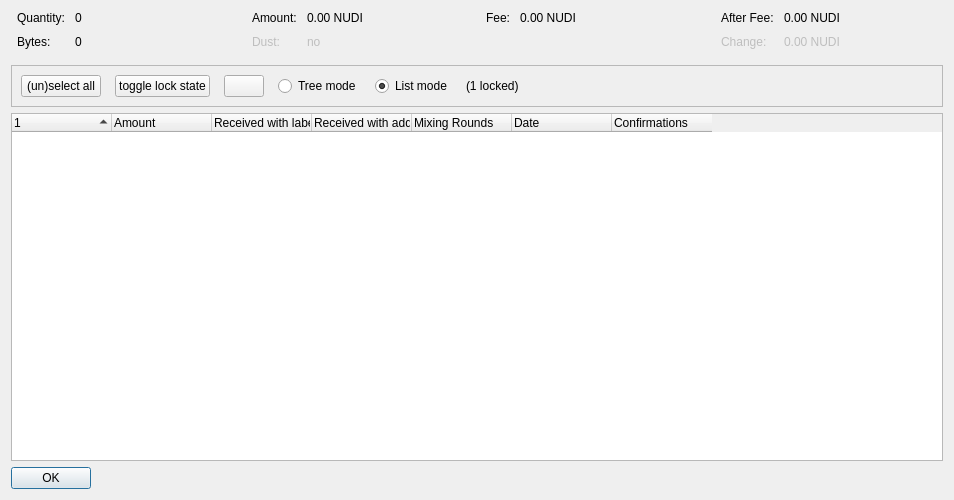
<?xml version="1.0" encoding="UTF-8"?>
<ui version="4.0">
 <class>CoinControlDialog</class>
 <widget class="QDialog" name="CoinControlDialog">
  <property name="geometry">
   <rect>
    <x>0</x>
    <y>0</y>
    <width>954</width>
    <height>500</height>
   </rect>
  </property>
  <property name="windowTitle">
   <string>Coin Selection</string>
  </property>
  <layout class="QVBoxLayout" name="verticalLayout">
   <item>
    <layout class="QHBoxLayout" name="horizontalLayoutTop" stretch="0,0,0,0">
     <property name="topMargin">
      <number>0</number>
     </property>
     <property name="bottomMargin">
      <number>10</number>
     </property>
     <item>
      <layout class="QFormLayout" name="formLayoutCoinControl1">
       <property name="horizontalSpacing">
        <number>10</number>
       </property>
       <property name="verticalSpacing">
        <number>10</number>
       </property>
       <property name="leftMargin">
        <number>6</number>
       </property>
       <property name="rightMargin">
        <number>6</number>
       </property>
       <item row="0" column="0">
        <widget class="QLabel" name="labelCoinControlQuantityText">
         <property name="text">
          <string>Quantity:</string>
         </property>
        </widget>
       </item>
       <item row="0" column="1">
        <widget class="QLabel" name="labelCoinControlQuantity">
         <property name="cursor">
          <cursorShape>IBeamCursor</cursorShape>
         </property>
         <property name="contextMenuPolicy">
          <enum>Qt::ActionsContextMenu</enum>
         </property>
         <property name="text">
          <string notr="true">0</string>
         </property>
         <property name="textInteractionFlags">
          <set>Qt::LinksAccessibleByMouse|Qt::TextSelectableByKeyboard|Qt::TextSelectableByMouse</set>
         </property>
        </widget>
       </item>
       <item row="1" column="0">
        <widget class="QLabel" name="labelCoinControlBytesText">
         <property name="text">
          <string>Bytes:</string>
         </property>
        </widget>
       </item>
       <item row="1" column="1">
        <widget class="QLabel" name="labelCoinControlBytes">
         <property name="cursor">
          <cursorShape>IBeamCursor</cursorShape>
         </property>
         <property name="contextMenuPolicy">
          <enum>Qt::ActionsContextMenu</enum>
         </property>
         <property name="text">
          <string notr="true">0</string>
         </property>
         <property name="textInteractionFlags">
          <set>Qt::LinksAccessibleByMouse|Qt::TextSelectableByKeyboard|Qt::TextSelectableByMouse</set>
         </property>
        </widget>
       </item>
      </layout>
     </item>
     <item>
      <layout class="QFormLayout" name="formLayoutCoinControl2">
       <property name="horizontalSpacing">
        <number>10</number>
       </property>
       <property name="verticalSpacing">
        <number>10</number>
       </property>
       <property name="leftMargin">
        <number>6</number>
       </property>
       <property name="rightMargin">
        <number>6</number>
       </property>
       <item row="0" column="0">
        <widget class="QLabel" name="labelCoinControlAmountText">
         <property name="text">
          <string>Amount:</string>
         </property>
        </widget>
       </item>
       <item row="0" column="1">
        <widget class="QLabel" name="labelCoinControlAmount">
         <property name="cursor">
          <cursorShape>IBeamCursor</cursorShape>
         </property>
         <property name="contextMenuPolicy">
          <enum>Qt::ActionsContextMenu</enum>
         </property>
         <property name="text">
          <string notr="true">0.00 NUDI</string>
         </property>
         <property name="textInteractionFlags">
          <set>Qt::LinksAccessibleByMouse|Qt::TextSelectableByKeyboard|Qt::TextSelectableByMouse</set>
         </property>
        </widget>
       </item>
       <item row="1" column="0">
        <widget class="QLabel" name="labelCoinControlLowOutputText">
         <property name="enabled">
          <bool>false</bool>
         </property>
         <property name="text">
          <string>Dust:</string>
         </property>
        </widget>
       </item>
       <item row="1" column="1">
        <widget class="QLabel" name="labelCoinControlLowOutput">
         <property name="enabled">
          <bool>false</bool>
         </property>
         <property name="cursor">
          <cursorShape>IBeamCursor</cursorShape>
         </property>
         <property name="contextMenuPolicy">
          <enum>Qt::ActionsContextMenu</enum>
         </property>
         <property name="text">
          <string notr="true">no</string>
         </property>
         <property name="textInteractionFlags">
          <set>Qt::LinksAccessibleByMouse|Qt::TextSelectableByKeyboard|Qt::TextSelectableByMouse</set>
         </property>
        </widget>
       </item>
      </layout>
     </item>
     <item>
      <layout class="QFormLayout" name="formLayoutCoinControl3">
       <property name="horizontalSpacing">
        <number>10</number>
       </property>
       <property name="verticalSpacing">
        <number>10</number>
       </property>
       <property name="leftMargin">
        <number>6</number>
       </property>
       <property name="rightMargin">
        <number>6</number>
       </property>
       <item row="0" column="0">
        <widget class="QLabel" name="labelCoinControlFeeText">
         <property name="text">
          <string>Fee:</string>
         </property>
        </widget>
       </item>
       <item row="0" column="1">
        <widget class="QLabel" name="labelCoinControlFee">
         <property name="cursor">
          <cursorShape>IBeamCursor</cursorShape>
         </property>
         <property name="contextMenuPolicy">
          <enum>Qt::ActionsContextMenu</enum>
         </property>
         <property name="text">
          <string notr="true">0.00 NUDI</string>
         </property>
         <property name="textInteractionFlags">
          <set>Qt::LinksAccessibleByMouse|Qt::TextSelectableByKeyboard|Qt::TextSelectableByMouse</set>
         </property>
        </widget>
       </item>
      </layout>
     </item>
     <item>
      <layout class="QFormLayout" name="formLayoutCoinControl4">
       <property name="horizontalSpacing">
        <number>10</number>
       </property>
       <property name="verticalSpacing">
        <number>10</number>
       </property>
       <property name="leftMargin">
        <number>6</number>
       </property>
       <property name="rightMargin">
        <number>6</number>
       </property>
       <item row="0" column="0">
        <widget class="QLabel" name="labelCoinControlAfterFeeText">
         <property name="text">
          <string>After Fee:</string>
         </property>
        </widget>
       </item>
       <item row="0" column="1">
        <widget class="QLabel" name="labelCoinControlAfterFee">
         <property name="cursor">
          <cursorShape>IBeamCursor</cursorShape>
         </property>
         <property name="contextMenuPolicy">
          <enum>Qt::ActionsContextMenu</enum>
         </property>
         <property name="text">
          <string notr="true">0.00 NUDI</string>
         </property>
         <property name="textInteractionFlags">
          <set>Qt::LinksAccessibleByMouse|Qt::TextSelectableByKeyboard|Qt::TextSelectableByMouse</set>
         </property>
        </widget>
       </item>
       <item row="1" column="0">
        <widget class="QLabel" name="labelCoinControlChangeText">
         <property name="enabled">
          <bool>false</bool>
         </property>
         <property name="text">
          <string>Change:</string>
         </property>
        </widget>
       </item>
       <item row="1" column="1">
        <widget class="QLabel" name="labelCoinControlChange">
         <property name="enabled">
          <bool>false</bool>
         </property>
         <property name="cursor">
          <cursorShape>IBeamCursor</cursorShape>
         </property>
         <property name="contextMenuPolicy">
          <enum>Qt::ActionsContextMenu</enum>
         </property>
         <property name="text">
          <string notr="true">0.00 NUDI</string>
         </property>
         <property name="textInteractionFlags">
          <set>Qt::LinksAccessibleByMouse|Qt::TextSelectableByKeyboard|Qt::TextSelectableByMouse</set>
         </property>
        </widget>
       </item>
      </layout>
     </item>
    </layout>
   </item>
   <item>
    <widget class="QFrame" name="frame">
     <property name="minimumSize">
      <size>
       <width>0</width>
       <height>40</height>
      </size>
     </property>
     <property name="frameShape">
      <enum>QFrame::StyledPanel</enum>
     </property>
     <property name="frameShadow">
      <enum>QFrame::Sunken</enum>
     </property>
     <layout class="QHBoxLayout" name="horizontalLayout">
      <item>
       <layout class="QHBoxLayout" name="horizontalLayoutPanel" stretch="0,0,0,0,0,0,0">
        <property name="spacing">
         <number>14</number>
        </property>
        <item>
         <widget class="QPushButton" name="pushButtonSelectAll">
          <property name="sizePolicy">
           <sizepolicy hsizetype="Maximum" vsizetype="Fixed">
            <horstretch>0</horstretch>
            <verstretch>0</verstretch>
           </sizepolicy>
          </property>
          <property name="text">
           <string>(un)select all</string>
          </property>
          <property name="autoDefault">
           <bool>false</bool>
          </property>
         </widget>
        </item>
        <item>
         <widget class="QPushButton" name="pushButtonToggleLock">
          <property name="sizePolicy">
           <sizepolicy hsizetype="Maximum" vsizetype="Fixed">
            <horstretch>0</horstretch>
            <verstretch>0</verstretch>
           </sizepolicy>
          </property>
          <property name="text">
           <string>toggle lock state</string>
          </property>
          <property name="autoDefault">
           <bool>false</bool>
          </property>
         </widget>
        </item>
        <item>
         <widget class="QPushButton" name="hideButton">
          <property name="sizePolicy">
           <sizepolicy hsizetype="Maximum" vsizetype="Fixed">
            <horstretch>0</horstretch>
            <verstretch>0</verstretch>
           </sizepolicy>
          </property>
          <property name="text">
           <string/>
          </property>
          <property name="autoDefault">
           <bool>false</bool>
          </property>
         </widget>
        </item>
        <item>
         <widget class="QRadioButton" name="radioTreeMode">
          <property name="sizePolicy">
           <sizepolicy hsizetype="Maximum" vsizetype="Fixed">
            <horstretch>0</horstretch>
            <verstretch>0</verstretch>
           </sizepolicy>
          </property>
          <property name="text">
           <string>Tree mode</string>
          </property>
         </widget>
        </item>
        <item>
         <widget class="QRadioButton" name="radioListMode">
          <property name="sizePolicy">
           <sizepolicy hsizetype="Maximum" vsizetype="Fixed">
            <horstretch>0</horstretch>
            <verstretch>0</verstretch>
           </sizepolicy>
          </property>
          <property name="text">
           <string>List mode</string>
          </property>
          <property name="checked">
           <bool>true</bool>
          </property>
         </widget>
        </item>
        <item>
         <widget class="QLabel" name="labelLocked">
          <property name="text">
           <string>(1 locked)</string>
          </property>
         </widget>
        </item>
        <item>
         <spacer name="horizontalSpacer">
          <property name="orientation">
           <enum>Qt::Horizontal</enum>
          </property>
          <property name="sizeHint" stdset="0">
           <size>
            <width>40</width>
            <height>20</height>
           </size>
          </property>
         </spacer>
        </item>
       </layout>
      </item>
     </layout>
    </widget>
   </item>
   <item>
    <widget class="CoinControlTreeWidget" name="treeWidget">
     <property name="contextMenuPolicy">
      <enum>Qt::CustomContextMenu</enum>
     </property>
     <property name="sortingEnabled">
      <bool>false</bool>
     </property>
     <property name="columnCount">
      <number>7</number>
     </property>
     <attribute name="headerShowSortIndicator" stdset="0">
      <bool>true</bool>
     </attribute>
     <attribute name="headerStretchLastSection">
      <bool>false</bool>
     </attribute>
     <column>
      <property name="text">
       <string/>
      </property>
     </column>
     <column>
      <property name="text">
       <string>Amount</string>
      </property>
     </column>
     <column>
      <property name="text">
       <string>Received with label</string>
      </property>
     </column>
     <column>
      <property name="text">
       <string>Received with address</string>
      </property>
     </column>
     <column>
      <property name="text">
       <string>Mixing Rounds</string>
      </property>
     </column>
     <column>
      <property name="text">
       <string>Date</string>
      </property>
     </column>
     <column>
      <property name="text">
       <string>Confirmations</string>
      </property>
      <property name="toolTip">
       <string>Confirmed</string>
      </property>
     </column>
    </widget>
   </item>
   <item>
    <widget class="QDialogButtonBox" name="buttonBox">
     <property name="sizePolicy">
      <sizepolicy hsizetype="Maximum" vsizetype="Fixed">
       <horstretch>0</horstretch>
       <verstretch>0</verstretch>
      </sizepolicy>
     </property>
     <property name="orientation">
      <enum>Qt::Horizontal</enum>
     </property>
     <property name="standardButtons">
      <set>QDialogButtonBox::Ok</set>
     </property>
    </widget>
   </item>
  </layout>
 </widget>
 <customwidgets>
  <customwidget>
   <class>CoinControlTreeWidget</class>
   <extends>QTreeWidget</extends>
   <header>qt/coincontroltreewidget.h</header>
  </customwidget>
 </customwidgets>
 <resources/>
 <connections/>
</ui>
